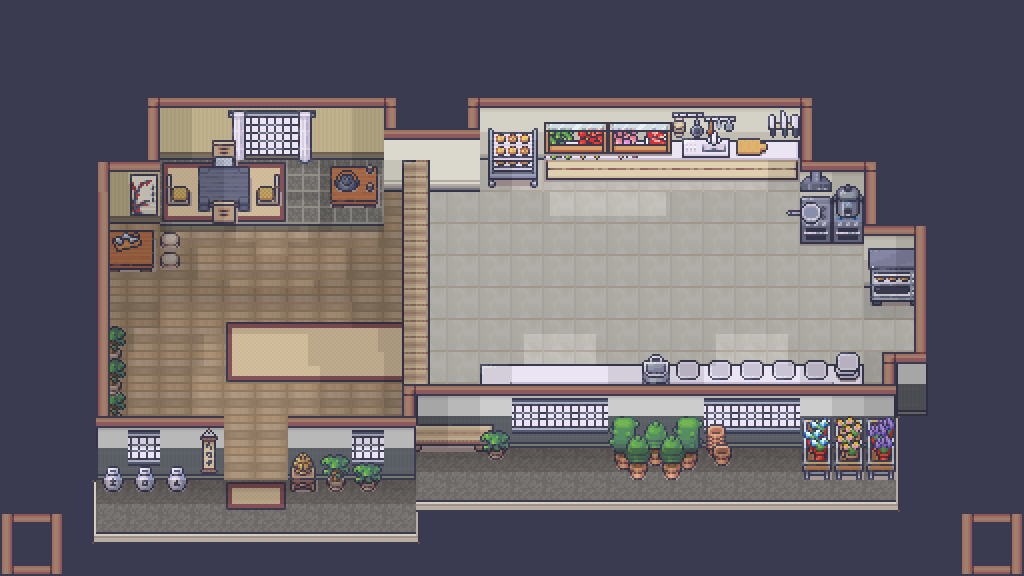

A 2D game scene composited from a Tiled map and its tileset images. What follows is a short description and the map's XML, with each tile layer's data collapsed to a summary:
An orthogonal 32x18 tile map with 32x32 px tiles, 18 tile layers (background, floor, walls, counters + wall decor, ...), 4 tilesets and 33 objects.

<map version="1.9" tiledversion="1.9.2" orientation="orthogonal" renderorder="right-down" width="32" height="18" tilewidth="32" tileheight="32" infinite="0" nextlayerid="54" nextobjectid="86">
 <tileset firstgid="1" source="Room_Builder_32x32.tsx" />
 <tileset firstgid="8285" source="12_Kitchen_32x32.tsx" />
 <tileset firstgid="9069" source="16_Grocery_store_32x32.tsx" />
 <tileset firstgid="10317" source="20_Japanese_interiors_32x32.tsx" />
 <layer id="1" name="background" width="32" height="18">
  <data>[576 cells, 576 non-empty, 2 distinct tile ids]</data>
 </layer>
 <layer id="4" name="floor" width="32" height="18">
  <data>[576 cells, 230 non-empty, 5 distinct tile ids]</data>
 </layer>
 <layer id="2" name="walls" width="32" height="18">
  <data>[576 cells, 125 non-empty, 29 distinct tile ids]</data>
 </layer>
 <objectgroup id="35" name="bin">
  <object id="79" x="643.5" y="364.5" width="27.5" height="18.5" />
 </objectgroup>
 <objectgroup id="43" name="walls">
  <object id="65" x="428.667" y="133.333" width="50.6667" height="56.6667" />
  <object id="66" x="915.333" y="306.667" width="23.3333" height="107.333" />
  <object id="67" x="883.333" y="353.333" width="31.3333" height="61.3333" />
  <object id="70" x="863.333" y="383.333" width="20" height="32" />
  <object id="71" x="429.333" y="384" width="434" height="58.6667" />
  <object id="73" x="800.094" y="162.313" width="66.4063" height="32.6875" />
 </objectgroup>
 <layer id="5" name="counters + wall decor" width="32" height="18">
  <data>[576 cells, 113 non-empty, 57 distinct tile ids]</data>
 </layer>
 <objectgroup id="34" name="counters" offsetx="0.833333" offsety="0.333333">
  <object id="44" x="670.844" y="139.5" width="65.1563" height="37.5" />
  <object id="45" x="767.25" y="140.5" width="31.75" height="37" />
  <object id="72" x="833.167" y="364.333" width="28" height="16.6667" />
 </objectgroup>
 <layer id="6" name="pantry+objects" width="32" height="18">
  <data>[576 cells, 4 non-empty, 4 distinct tile ids]</data>
 </layer>
 <layer id="31" name="frying" width="32" height="18">
  <data>[576 cells, 2 non-empty, 2 distinct tile ids]</data>
 </layer>
 <objectgroup id="32" name="frying">
  <object id="23" x="800.136" y="198" width="63.8636" height="45.9091" />
 </objectgroup>
 <layer id="29" name="chopping board" width="32" height="18">
  <data>[576 cells, 1 non-empty, 1 distinct tile ids]</data>
 </layer>
 <objectgroup id="30" name="chopping board">
  <object id="22" x="736.844" y="139" width="31.0938" height="38" />
 </objectgroup>
 <layer id="16" name="tomato" width="32" height="18">
  <data>[576 cells, 1 non-empty, 1 distinct tile ids]</data>
 </layer>
 <objectgroup id="24" name="tomato">
  <object id="11" x="574" y="122" width="34" height="56" />
 </objectgroup>
 <layer id="11" name="decor" width="32" height="18">
  <data>[576 cells, 97 non-empty, 57 distinct tile ids]</data>
 </layer>
 <layer id="17" name="lettuce" width="32" height="18">
  <data>[576 cells, 1 non-empty, 1 distinct tile ids]</data>
 </layer>
 <objectgroup id="25" name="lettuce">
  <object id="41" x="545.5" y="123" width="30.5" height="56" />
 </objectgroup>
 <layer id="18" name="onions" width="32" height="18">
  <data>[576 cells, 1 non-empty, 1 distinct tile ids]</data>
 </layer>
 <objectgroup id="26" name="onions">
  <object id="17" x="609" y="123" width="30" height="55.5" />
 </objectgroup>
 <layer id="19" name="patty" width="32" height="18">
  <data>[576 cells, 1 non-empty, 1 distinct tile ids]</data>
 </layer>
 <objectgroup id="27" name="patty">
  <object id="42" x="639" y="122" width="32.5" height="57.5" />
 </objectgroup>
 <layer id="20" name="buns" width="32" height="18">
  <data>[576 cells, 4 non-empty, 4 distinct tile ids]</data>
 </layer>
 <objectgroup id="28" name="buns">
  <object id="21" x="480.5" y="130" width="62.75" height="50" />
 </objectgroup>
 <layer id="23" name="toaster" width="32" height="18">
  <data>[576 cells, 6 non-empty, 6 distinct tile ids]</data>
 </layer>
 <objectgroup id="22" name="toaster" opacity="0.94">
  <object id="9" x="867.682" y="248.136" width="50.3182" height="57.8636" />
 </objectgroup>
 <objectgroup id="37" name="assembly1">
  <object id="52" x="672.5" y="364.5" width="29.5" height="19" />
 </objectgroup>
 <objectgroup id="38" name="assembly2">
  <object id="53" x="702.5" y="364.5" width="33.5" height="18.5" />
 </objectgroup>
 <objectgroup id="39" name="assembly3">
  <object id="55" x="736" y="363.5" width="32" height="20" />
 </objectgroup>
 <objectgroup id="40" name="assembly4">
  <object id="56" x="768.5" y="364" width="31" height="18.5" />
 </objectgroup>
 <objectgroup id="41" name="assembly5">
  <object id="57" x="800.5" y="364.5" width="32" height="18.5" />
 </objectgroup>
 <objectgroup id="44" name="counter1">
  <object id="74" x="480.5" y="365" width="31.5" height="18.5" />
 </objectgroup>
 <objectgroup id="45" name="counter2">
  <object id="75" x="512" y="363.5" width="31.5" height="19.5" />
 </objectgroup>
 <objectgroup id="46" name="counter3">
  <object id="76" x="544.5" y="364.5" width="31.5" height="18.5" />
 </objectgroup>
 <objectgroup id="47" name="counter4">
  <object id="77" x="577" y="364.5" width="31" height="18.5" />
 </objectgroup>
 <objectgroup id="48" name="counter5">
  <object id="78" x="608.5" y="364" width="34" height="19.5" />
 </objectgroup>
 <objectgroup id="49" name="customerCounter1">
  <object id="81" x="402.5" y="159.5" width="26" height="50.5" />
 </objectgroup>
 <objectgroup id="50" name="customerCounter2">
  <object id="82" x="402.5" y="210.5" width="26.5" height="38" />
 </objectgroup>
 <objectgroup id="51" name="customerCounter3">
  <object id="83" x="402.5" y="249.5" width="26" height="32" />
 </objectgroup>
 <objectgroup id="52" name="customerCounter4">
  <object id="84" x="402.5" y="282.5" width="26" height="38.5" />
 </objectgroup>
 <objectgroup id="53" name="customerCounter5">
  <object id="85" x="402.5" y="322" width="26" height="61.875" />
 </objectgroup>
 <layer id="9" name="pantry shelves" width="32" height="18">
  <data>[576 cells, 8 non-empty, 4 distinct tile ids]</data>
 </layer>
 <layer id="7" name="base shadows" width="32" height="18">
  <data>[576 cells, 206 non-empty, 9 distinct tile ids]</data>
 </layer>
 <layer id="13" name="2nd shadow" width="32" height="18">
  <data>[576 cells, 62 non-empty, 6 distinct tile ids]</data>
 </layer>
 <layer id="8" name="borders" width="32" height="18">
  <data>[576 cells, 79 non-empty, 12 distinct tile ids]</data>
 </layer>
</map>
